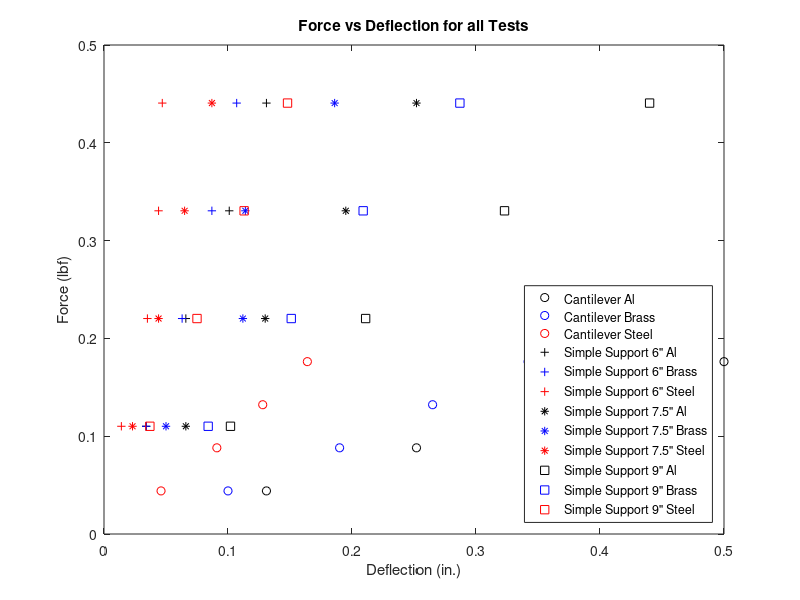
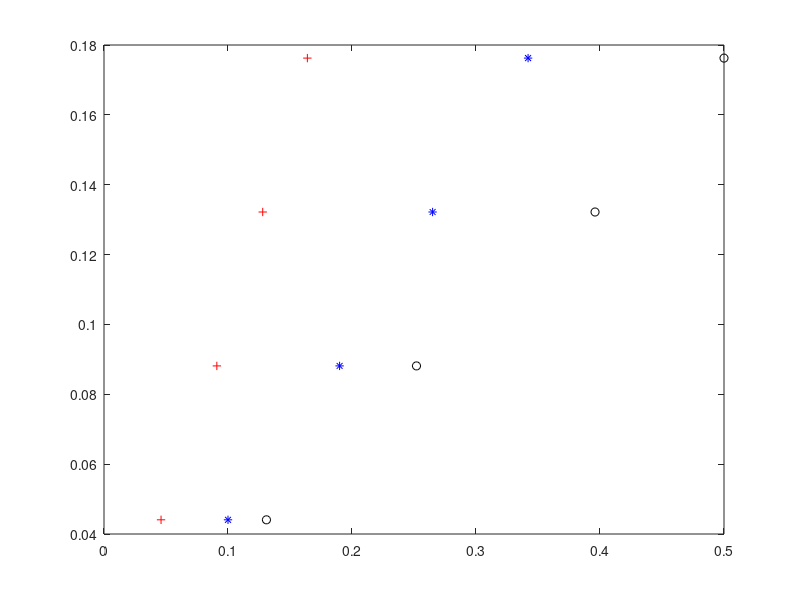

The MATLAB script that drew these images, in order: (Note: this script raises an error after producing the figures.)
function Bending_Lab
close all
clear
clc

%%% - - - Data Definitions - - - %%%
%%% Cantilever beam
cant_mass = [20,40,60,80]; %g
cant_lengths = [9.0,9.0,10.5]; %in. al,br,ss

cant_al = [.131,.252,.396,.500]; %in.

cant_br = [.100,.190,.265,.342]; %in.

cant_ss = [.046,.091,.128,.164]; %in.

cant = [cant_mass;cant_al;cant_br;cant_ss];

%%% Three point bending 6"
tpb_6in_mass = [50,100,150,200]; %g

tpb_6in_al = [.034,.066,.101,.131]; %in.
tpb_6in_br = [.034,.063,.087,.107]; %in.
tpb_6in_ss = [.014,.035,.044,.047]; %in.

tpb_6in = [tpb_6in_mass;tpb_6in_al;tpb_6in_br;tpb_6in_ss];

%%% Three point bending 7.5"
tpb_75in_mass = [50,100,150,200]; %g

tpb_75in_al = [.066,.130,.195,.252];
tpb_75in_br = [.05,.112,.114,.186];
tpb_75in_ss = [.023,.044,.065,.087];

tpb_7in = [tpb_75in_mass;tpb_75in_al;tpb_75in_br;tpb_75in_ss];

%%% Three point bending 9"
tpb_9in_mass = [50,100,150,200]; %g

tpb_9in_al = [.102,.211,.323,.440]; %in.
tpb_9in_br = [.084,.151,.209,.287]; %in.
tpb_9in_ss = [.037,.075,.113,.148]; %in.

tpb_9in = [tpb_9in_mass;tpb_9in_al;tpb_9in_br;tpb_9in_ss];

%%% Three point bending 9" deflection along length :: 100g
tpb_9in_deflection100_mass = 100; %g
tpb_9in_deflection100_lengths = [1,2,3,4,5,6,7,8,9]; %in.

tpb_9in_deflection100_al = [.025,.067,.102,.145,.174,.198,.215,.223,.230]; %in.
tpb_9in_deflection100_br = [.025,.038,.051,.061,.084,.104,.116,.124,.140]; %in.
tpb_9in_deflection100_ss = [.020,.028,.039,.047,.055,.063,.069,.071,.077]; %in.

tpb_deflection_100 = [tpb_9in_deflection100_al;tpb_9in_deflection100_br;tpb_9in_deflection100_ss];

%%% Three point bending 9" deflection along length :: 200g
tpb_9in_deflection200_mass = 200; %g
tpb_9in_deflection_lengths = [1,2,3,4,5,6,7,8,9]; %in.

tpb_9in_deflection200_al = [.077,.145,.212,.281,.330,.384,.424,.446,.466]; %in.
tpb_9in_deflection200_br = [.051,.090,.119,.159,.194,.240,.260,.289,.301]; %in.
tpb_9in_deflection200_ss = [.035,.055,.074,.093,.110,.128,.139,.146,.151]; %in.

tpb_deflection_200 = [tpb_9in_deflection200_al;tpb_9in_deflection200_br;tpb_9in_deflection200_ss];

%%% - - -  Analysis - - - %%%
% Plot the force versus deflection for all materials and all tests
plot_ALL_force_vs_deflection(cant,tpb_6in,tpb_7in,tpb_9in)

% Plot and apply linear fit to each test
fprintf('\nLinear Equations and 0 Deflection...')
k_cant = plot_force_vs_deflection(cant,'Cantilever');
k_tpb_6 = plot_force_vs_deflection(tpb_6in,'Simple Support 6"');
k_tpb_7 = plot_force_vs_deflection(tpb_7in,'Simple Support 7.5"');
k_tpb_9 = plot_force_vs_deflection(tpb_9in,'Simple Support 9"');

% Compute the Euler-Bernoulli value
fprintf('\nK_Bending Values...\n')
euler_cant = bending_stiffness(k_cant,cant_lengths,'Cantilever');
euler_tpb_6 = bending_stiffness(k_tpb_6,6.0,'Simple Support 6"');
euler_tpb_7 = bending_stiffness(k_tpb_7,7.5,'Simple Support 7.5"');
euler_tpb_9 = bending_stiffness(k_tpb_9,9.0,'Simple Support 9"');

% Calculate the average values
average_euler_values(euler_cant,euler_tpb_6,euler_tpb_7,euler_tpb_9)

% Calculate beam deflection
beam_deflection(tpb_deflection_200,tpb_deflection_100)



function plot_ALL_force_vs_deflection(cant,tpb_6,tpb_7,tpb_9)
force_cant = ((cant(1,:) .* .001).*9.8) .* 0.224808943; % Convert g to N, then N to lbf
force_tpb6 = ((tpb_6(1,:) .* .001).*9.8) .* 0.224808943; % Convert g to N, then N to lbf
force_tpb7 = ((tpb_7(1,:) .* .001).*9.8) .* 0.224808943; % Convert g to N, then N to lbf
force_tpb9 = ((tpb_9(1,:) .* .001).*9.8) .* 0.224808943; % Convert g to N, then N to lbf
disp('Force Applied Cantilever')
disp(force_cant)
disp('Force Applied TPB')
disp(force_tpb6)
%Plot raw data
figure('Name','All Data')
plot(cant(2,:),force_cant,'ok',cant(3,:),force_cant,'ob',cant(4,:),force_cant,'or')
legend('Cantilever Al','Cantilever Brass','Cantilever Steel')
hold on
plot(tpb_6(2,:),force_tpb6,'+k',tpb_6(3,:),force_tpb6,'+b',tpb_6(4,:),force_tpb6,'+r')
legend('Simple Support 6" Al','Simple Support 6" Brass','Simple Support 6" Steel')
hold on
plot(tpb_7(2,:),force_tpb7,'*k',tpb_7(3,:),force_tpb7,'*b',tpb_7(4,:),force_tpb7,'*r')
legend('Simple Support 7.5" Al','Simple Support 7.5" Brass','Simple Support 7.5" Steel')
hold on
plot(tpb_9(2,:),force_tpb9,'sk',tpb_9(3,:),force_tpb9,'sb',tpb_9(4,:),force_tpb9,'sr')

legend('Cantilever Al','Cantilever Brass','Cantilever Steel',...
    'Simple Support 6" Al','Simple Support 6" Brass','Simple Support 6" Steel',...
    'Simple Support 7.5" Al','Simple Support 7.5" Brass','Simple Support 7.5" Steel',...
    'Simple Support 9" Al','Simple Support 9" Brass','Simple Support 9" Steel','Location','southeast')

% Add axes labels
label = sprintf('Force vs Deflection for all Tests');
title(label)
xlabel('Deflection (in.)')
ylabel('Force (lbf)')

function k = plot_force_vs_deflection(data,NAME)
force = ((data(1,:) .* .001).*9.8) .* 0.224808943; % Convert g to N, then N to lbf
al = data(2,:);
br = data(3,:);
ss = data(4,:);
label = sprintf('Force vs Deflection for %s',NAME);

% Plot the raw data
figure('Name',label)
plot(al,force,'ok',br,force,'*b',ss,force,'+r')
hold on

fprintf('\nLinear Fits for %s\n',NAME)
% linear fit for aluminum
lin_al = fitlm(al,force,'linear');
b_al = table2array(lin_al.Coefficients(1,'Estimate'));
m_al = table2array(lin_al.Coefficients(2,'Estimate'));
al_fit = al .* m_al + b_al;

al_eq = sprintf('Aluminum: P = %.3f*delta + %.3f',m_al,b_al);
fprintf('%s\n',al_eq)

delta_offset_al = -b_al/m_al;
fprintf('Aluminum: Delta offset = %.3f\n',delta_offset_al)

% linear fit for brass
lin_br = fitlm(br,force,'linear');
b_br = table2array(lin_br.Coefficients(1,'Estimate'));
m_br = table2array(lin_br.Coefficients(2,'Estimate'));
br_fit = br .* m_br + b_br;

br_eq = sprintf('Brass: P = %.3f*delta + %.3f',m_br,b_br);
fprintf('%s\n',br_eq)

delta_offset_br = -b_br/m_br;
fprintf('Brass: Delta offset = %.3f\n',delta_offset_br)

% linear fit for steel
lin_ss = fitlm(ss,force,'linear');
b_ss = table2array(lin_ss.Coefficients(1,'Estimate'));
m_ss = table2array(lin_ss.Coefficients(2,'Estimate'));
ss_fit = ss .* m_ss + b_ss;

ss_eq = sprintf('Steel: P = %.3f*delta + %.3f',m_ss,b_ss);
fprintf('%s\n',ss_eq)

delta_offset_ss = -b_ss/m_ss;
fprintf('Steel: Delta offset = %.3f\n',delta_offset_ss)

% Plot the linear fits
plot(al,al_fit,'k',br,br_fit,'b',ss,ss_fit,'r')

% Add axes labels to plots
title(label)
if NAME == "Cantilever"
    xlabel('Tip Deflection (in.)')
else
    xlabel('Midpoint Deflection (in.)')
end
ylabel('Force (lbf)')
legend(al_eq,br_eq,ss_eq,'Location','southeast')
xlim([0 max([al,br,ss])+.05])
ylim([0 max(force)+.05])

k = [m_al,m_br,m_ss];

function euler = bending_stiffness(k,l,NAME)
k_al = k(1);
k_br = k(2);
k_ss = k(3);

if NAME == "Cantilever"
    k_bending_al = (1/3) * k_al;
    k_bending_br = (1/3) * k_br;
    k_bending_ss = (1/3) * k_ss;
    l_al = l(1);
    l_br = l(2);
    l_ss = l(3);
else
    k_bending_al = (1/48) * k_al;
    k_bending_br = (1/48) * k_br;
    k_bending_ss = (1/48) * k_ss;
    l_al = l;
    l_br = l;
    l_ss = l;
end

fprintf('The K_Bending values for %s are:\n',NAME)
fprintf('Aluminum: %.3e\n',k_bending_al)
fprintf('Brass: %.3e\n',k_bending_br)
fprintf('Steel: %.3e\n',k_bending_ss)


euler_al = (1/l_al) * (1/k_bending_al)^(1/3);
euler_br = (1/l_br) * (1/k_bending_br)^(1/3);
euler_ss = (1/l_ss) * (1/k_bending_ss)^(1/3);

fprintf('The Euler values for %s are:\n',NAME)
fprintf('Aluminum: %.3e\n',euler_al)
fprintf('Brass: %.3e\n',euler_br)
fprintf('Steel: %.3e\n',euler_ss)

euler = [euler_al,euler_br,euler_ss];

function average_euler_values(e1,e2,e3,e4)
e_al = [e1(1),e2(1),e3(1),e4(1)];
e_br = [e1(2),e2(2),e3(2),e4(2)];
e_ss = [e1(3),e2(3),e3(3),e4(3)];

average_al = mean(e_al);
average_br = mean(e_br);
average_ss = mean(e_ss);

fprintf('\nPercent Differences...\n')
percent_differences(e_al,average_al,'ALuminum')
fprintf('\n')
percent_differences(e_br,average_br,'Brass')
fprintf('\n')
percent_differences(e_ss,average_ss,'Steel')

function percent_differences(vals,average,NAME)
names = {'Cantilever','Simple 6"','Simple 7.5"','Simple 9"'};
for i = 1:length(vals)
    diff = (abs(average-vals(i)) / average) * 100;
    fprintf('The percent difference for %s, %s is: %.2f\n',NAME,names{i},diff)
end


function beam_deflection(d_200,d_100)
delta_al = d_200(1,:) - d_100(1,:);
delta_br = d_200(2,:) - d_100(2,:);
delta_ss = d_200(3,:) - d_100(3,:);

x = 1:9;
L = 18;

v = v_x(x,L);

delta_max_al = sum(v'*delta_al)/sum(v'*v);
delta_max_br = sum(v'*delta_br)/sum(v'*v);
delta_max_ss = sum(v'*delta_ss)/sum(v'*v);

disp('Delta Maxes')
disp(delta_max_al)
disp(delta_max_br)
disp(delta_max_ss)


theta_max_al = (3*delta_max_al)/L;
theta_max_br = (3*delta_max_br)/L;
theta_max_ss = (3*delta_max_ss)/L;

g = 5/32; %in.

fit_error_al = theta_max_al * g;
fit_error_br = theta_max_br * g;
fit_error_ss = theta_max_ss * g;

disp('Fit Errors...')
disp(fit_error_al)
disp(fit_error_br)
disp(fit_error_ss)

% Display fit error of the micrometer
fprintf('\nFit errors...')
errors = [fit_error_al,fit_error_br,fit_error_ss];
disp(errors)

%%% Plot the beam deflections with error bars and theoretical
figure('Name','Deflection AL')
errorbar(x,delta_al,fit_error_al.*ones(1,length(x))); hold on;
plot(x,delta_max_al*v)
xlim([0 10])
xlabel('X position (in.)')
ylabel('\delta (in.)')
title('Beam Deflection for Aluminum')
legend('Measured Beam Deflection','Predicted Beam Deflection','Location','northwest')

figure('Name','Deflection Br')
errorbar(x,delta_br,fit_error_br.*ones(1,length(x))); hold on;
plot(x,delta_max_br*v)
xlim([0 10])
xlabel('X position (in.)')
ylabel('\delta (in.)')
title('Beam Deflection for Brass')
legend('Measured Beam Deflection','Predicted Beam Deflection','Location','northwest')

figure('Name','Deflection SS')
errorbar(x,delta_ss,fit_error_ss.*ones(1,length(x))); hold on;
plot(x,delta_max_ss*v)
xlim([0 10])
xlabel('X position (in.)')
ylabel('\delta (in.)')
title('Beam Deflection for Steel')
legend('Measured Beam Deflection','Predicted Beam Deflection','Location','northwest')

function v = v_x(x,L)
v = (1/L^3) * ((3*L^2 - 4.*x.^2).*x + 4*(abs(x-(L/2)).^3 + (x - (L/2)).^3));






